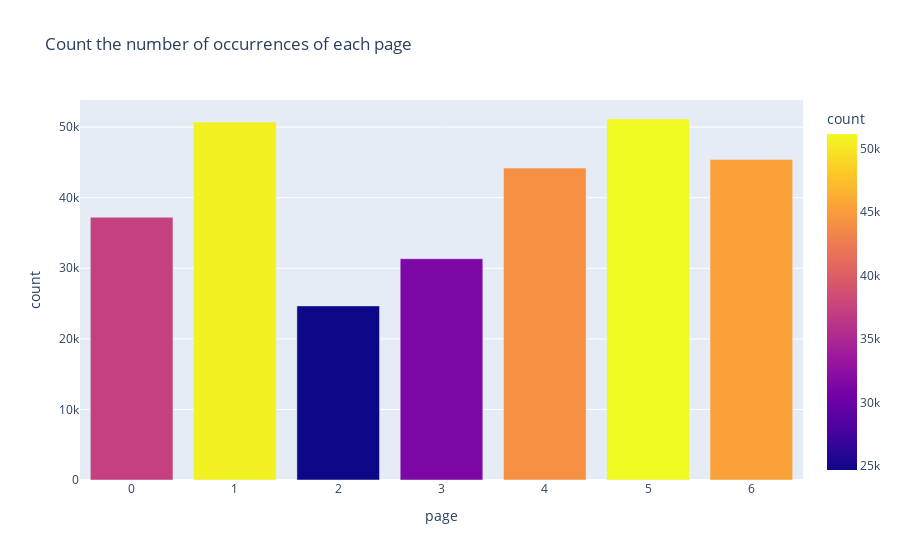

Notebook source saved alongside this figure:
### Code cell
page_count = train['page'].value_counts().reset_index()
page_count.columns = ['page', 'count']

fig = px.bar(page_count, x='page', y='count', color='count', title="Count the number of occurrences of each page")
fig.show()

### Figure 1 — Plotly figure (JSON) as saved in the notebook; plotly's stock layout.template omitted (floating-point values rounded to 4 significant figures)
{"data": [{"alignmentgroup": "True", "hovertemplate": "page=%{x}<br>count=%{marker.color}<extra></extra>", "legendgroup": "", "marker": {"color": [51154, 50714, 45417, 44207, 37232, 31350, 24672], "coloraxis": "coloraxis", "pattern": {"shape": ""}}, "name": "", "offsetgroup": "", "orientation": "v", "showlegend": false, "textposition": "auto", "type": "bar", "x": [5, 1, 6, 4, 0, 3, 2], "xaxis": "x", "y": [51154, 50714, 45417, 44207, 37232, 31350, 24672], "yaxis": "y"}], "layout": {"barmode": "relative", "coloraxis": {"colorbar": {"title": {"text": "count"}}, "colorscale": [[0, "#0d0887"], [0.1111, "#46039f"], [0.2222, "#7201a8"], [0.3333, "#9c179e"], [0.4444, "#bd3786"], [0.5556, "#d8576b"], [0.6667, "#ed7953"], [0.7778, "#fb9f3a"], [0.8889, "#fdca26"], [1, "#f0f921"]]}, "legend": {"tracegroupgap": 0}, "title": {"text": "Count the number of occurrences of each page"}, "xaxis": {"anchor": "y", "domain": [0, 1], "title": {"text": "page"}}, "yaxis": {"anchor": "x", "domain": [0, 1], "title": {"text": "count"}}}}
